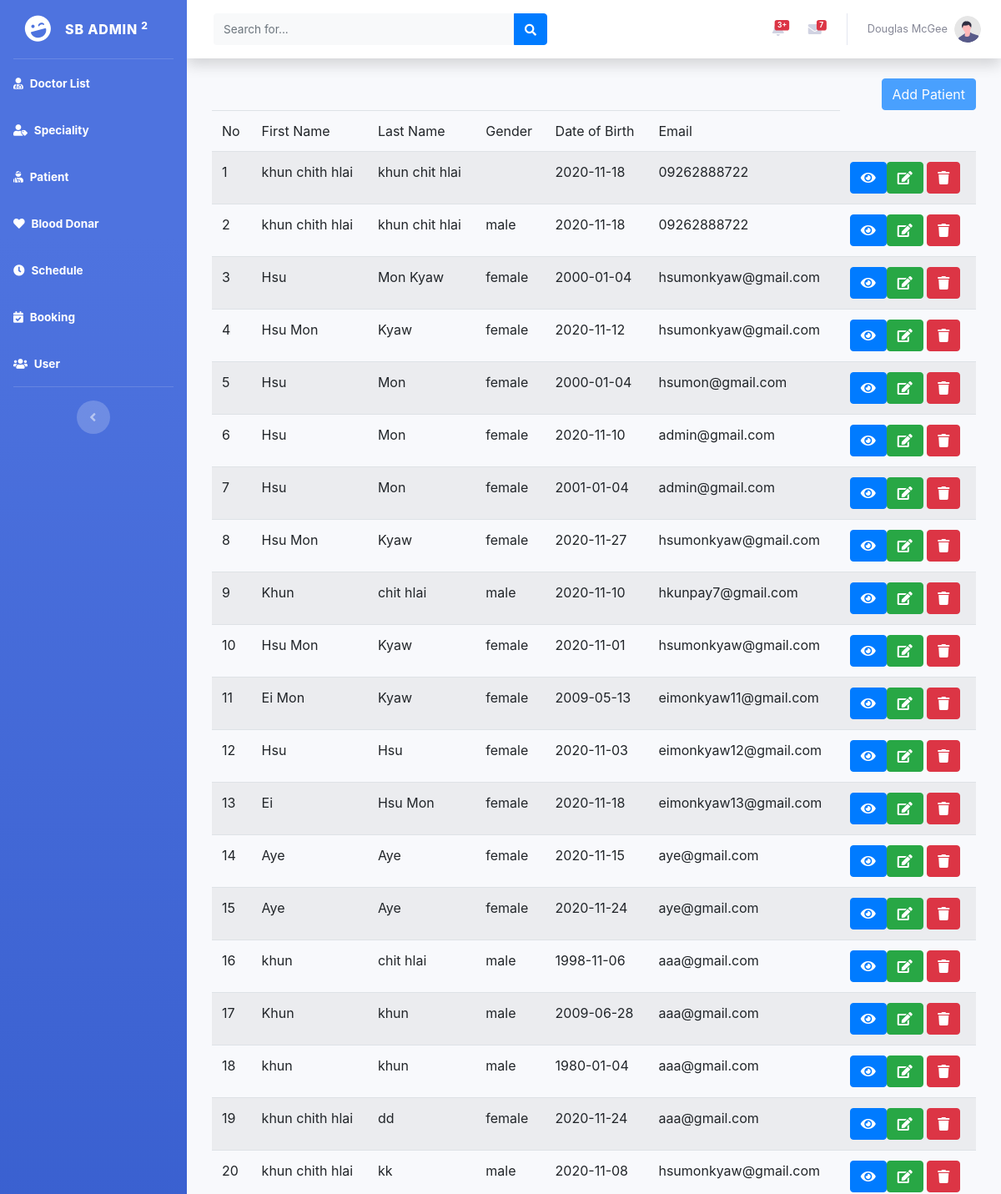
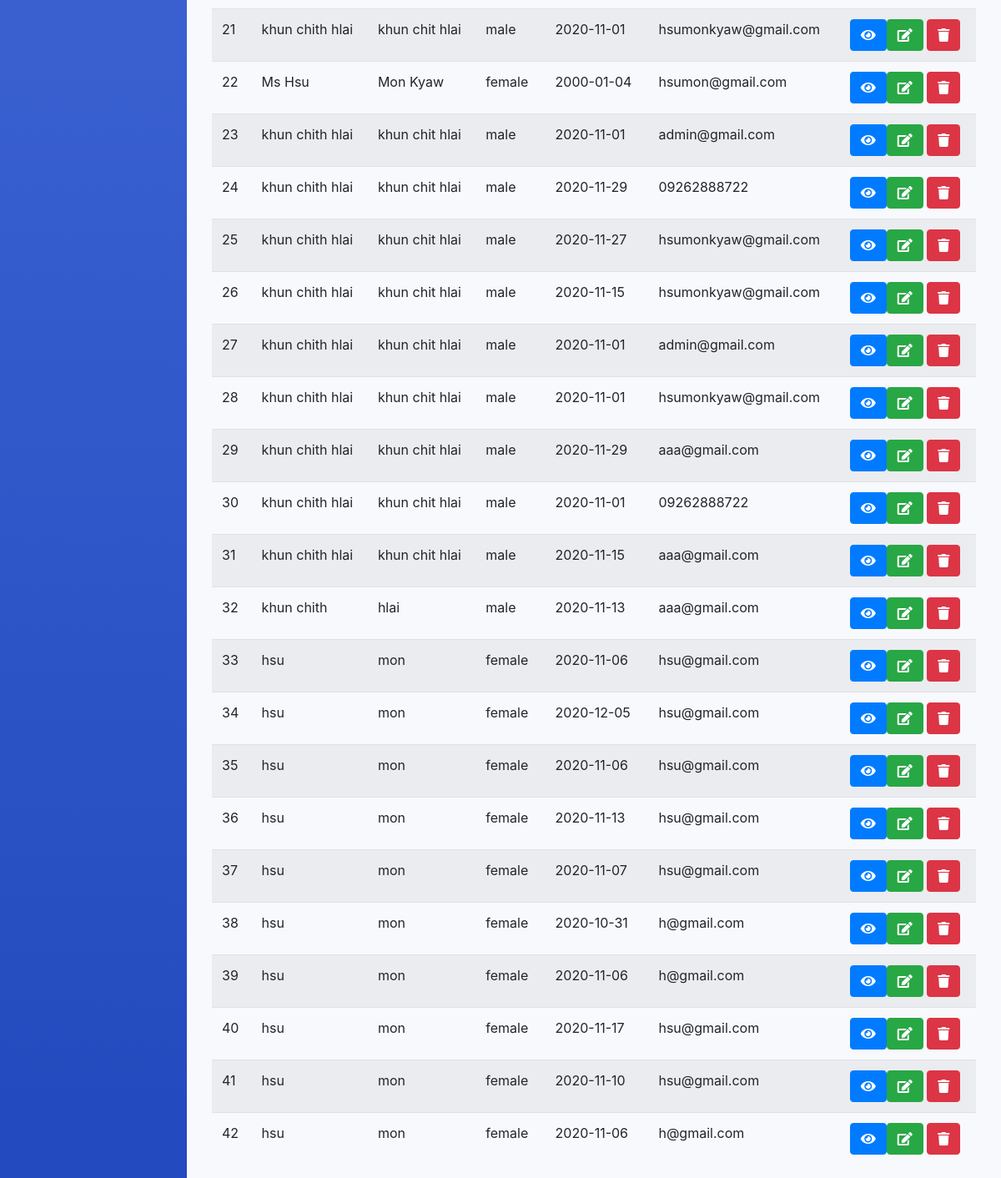
The app's page /backend/patientindex.php with its own data (2 pictures, top to bottom).
### tables this page shows
CREATE TABLE `patient` (
  `id` int(11) NOT NULL,
  `firstname` varchar(255) NOT NULL,
  `lastname` varchar(255) NOT NULL,
  `dob` varchar(255) NOT NULL,
  `gender` varchar(20) NOT NULL,
  `email` varchar(255) NOT NULL
);

### backend/include/dbconn.php (called while the page is built, shortened)
<?php
class Database
{
	private static $dbHost='localhost';
	private static $dbName='hospital';
	private static $dbUserName='root';
	private static $dbPassword='';
	private static $cont=null;
	public static function connect(){
	if (null== self::$cont) {
		try{
			self::$cont=new PDO("mysql:host=".self::$dbHost.";"."dbname=".self::$dbName,self::$dbUserName,self::$dbPassword);
		}
		catch (PDOException $e){
			die($e->getMessage());
		}
	}
	return self::$cont;
}
}
?>

### backend/model/patient.php (called while the page is built, shortened)
<?php
include_once('include/dbconn.php');
class Patient
{
	public function show(){
		$this->pdo=Database::connect();
		$this->pdo->setAttribute(PDO::ATTR_ERRMODE,PDO::ERRMODE_EXCEPTION);
		$sql="select * from patient";
		$stmt=$this->pdo->prepare($sql);
		$stmt -> execute();
		$results = $stmt -> fetchAll(PDO::FETCH_ASSOC);
		return $results;
}
}
?>

### backend/controller/patientcontroller.php (called while the page is built, shortened)
<?php
include_once('model/patient.php');
class PatientController extends Patient
{
	public function showPatient(){
		return $this->show();
	}
}
?>

### backend/patientindex.php (the view, shortened to what this page needs)
<!DOCTYPE html>
<html lang="en">
<head>
    <link href="vendor/fontawesome-free/css/all.min.css" rel="stylesheet" type="text/css">
    <link href="css/sb-admin-2.min.css" rel="stylesheet">
    <link rel="stylesheet" href="css/bootstrap.css">
</head>
<body id="page-top">
    <div id="wrapper">
        <ul class="navbar-nav bg-gradient-primary sidebar sidebar-dark accordion" id="accordionSidebar">
            <a class="sidebar-brand d-flex align-items-center justify-content-center" href="index.php">
                <div class="sidebar-brand-icon rotate-n-15">
                    <i class="fas fa-laugh-wink"></i>
                </div>
                <div class="sidebar-brand-text mx-3">SB Admin <sup>2</sup></div>
            </a>
            <hr class="sidebar-divider my-0">
            <li class="nav-item active">
                <a class="nav-link" href="doctorindex.php">
                    <i class="fas fa-user-md"></i>
                    <span>Doctor List</span></a>
            </li>
            <li class="nav-item active">
                <a class="nav-link" href="categoryindex.php">
                    <i class="fas fa-user-tag"></i>
                    <span>Speciality</span></a>
            </li>
            <li class="nav-item active">
                <a class="nav-link" href="patientindex.php">
                    <i class="fas fa-user-injured"></i>
                    <span>Patient</span></a>
            </li>
            <li class="nav-item active">
                <a class="nav-link" href="bloodindex.php">
                    <i class="fa fa-heart"></i>
                    <span>Blood Donar</span></a>
            </li>
            <li class="nav-item active">
                <a class="nav-link" href="scheduleindex.php">
                    <i class="fas fa-clock"></i>
                    <span>Schedule</span></a>
            </li>
            <li class="nav-item active">
                <a class="nav-link" href="bookingindex.php">
                <i class="fas fa-calendar-check"></i>
                    <span>Booking</span></a>
            </li>
            <li class="nav-item active">
                <a class="nav-link" href="bookingregindex.php">
                <i class="fas fa-users"></i>
                    <span>User</span></a>
            </li>
            <hr class="sidebar-divider d-none d-md-block">
            <div class="text-center d-none d-md-inline">
                <button class="rounded-circle border-0" id="sidebarToggle"></button>
            </div>
        </ul>
        <div id="content-wrapper" class="d-flex flex-column">
            <div id="content">
                <nav class="navbar navbar-expand navbar-light bg-white topbar mb-4 static-top shadow">
                    <form
                        class="d-none d-sm-inline-block form-inline mr-auto ml-md-3 my-2 my-md-0 mw-100 navbar-search">
                        <div class="input-group">
                            <input type="text" class="form-control bg-light border-0 small" placeholder="Search for..."
                                aria-label="Search" aria-describedby="basic-addon2">
                            <div class="input-group-append">
                                <button class="btn btn-primary" type="button">
                                    <i class="fas fa-search fa-sm"></i>
                                </button>
                            </div>
                        </div>
                    </form>
                    <ul class="navbar-nav ml-auto">
                        <li class="nav-item dropdown no-arrow mx-1">
                            <a class="nav-link dropdown-toggle" href="#" id="alertsDropdown" role="button"
                                data-toggle="dropdown" aria-haspopup="true" aria-expanded="false">
                                <span class="badge badge-danger badge-counter">3+</span>
                            </a>
                        </li>
                        <li class="nav-item dropdown no-arrow mx-1">
                            <a class="nav-link dropdown-toggle" href="#" id="messagesDropdown" role="button"
                                data-toggle="dropdown" aria-haspopup="true" aria-expanded="false">
                                <i class="fas fa-envelope fa-fw"></i>
                                <span class="badge badge-danger badge-counter">7</span>
                            </a>
                        </li>
                        <li class="nav-item dropdown no-arrow">
                            <a class="nav-link dropdown-toggle" href="#" id="userDropdown" role="button"
                                data-toggle="dropdown" aria-haspopup="true" aria-expanded="false">
                                <span class="mr-2 d-none d-lg-inline text-gray-600 small">Douglas McGee</span>
                                <img class="img-profile rounded-circle"
                                    src="img/undraw_profile.svg">
                            </a>
                        </li>
                    </ul>
                </nav>
                <div class="container-fluid">
                <?php
include_once("controller/patientcontroller.php");
$patientController=new PatientController();
$results=$patientController->showPatient();
?>
<div class="container">
<div class='float-right' style="opacity: 0.7;">
    <a href='addpatient.php' class='btn btn-primary pull-right'>Add Patient</a>
</div>
 <table class="table table-striped">
<thead>
<tr>
<td>No</td>
<td>First Name</td>
<td>Last Name</td>
<td>Gender</td>
<td>Date of Birth</td>
<td>Email</td>
</tr>
</thead>
<tbody>
<?php
$i=1;
foreach($results as $result)
{
 ?>
<tr>
<td><?php echo $i++?> </td>
<td><?php echo $result['firstname'];?> </td>
<td><?php echo $result['lastname'];?> </td>
<td><?php echo $result['gender'];?> </td>
<td><?php echo $result['dob'];?> </td>
<td><?php echo $result['email'];?> </td>
<td><a class="btn btn-primary" href="patientview.php?id=<?php echo $result['id'];?>" ><i class="fa fa-eye"></i></a><a class="btn btn-success" href="patientedit.php?id=<?php echo $result['id'];?>"><i class="fa fa-edit"></i></a> <a class="btn btn-danger" onclick="return deleteuser(<?php echo $result['id'];?>);"><i class="fa fa-trash"></i></a></td>
</tr>
<?php
}
?>
</tbody>
</table>
</div>
                    </div>
                </div>
            </div>
        </div>
</body>
</html>

### records on screen
patient: firstname "khun chith hlai", lastname "khun chit hlai", dob "2020-11-18", email "09262888722"
patient: firstname "khun chith hlai", lastname "khun chit hlai", gender "male", dob "2020-11-18", email "09262888722"
patient: firstname "Hsu", lastname "Mon Kyaw", gender "female", dob "2000-01-04", email "hsumonkyaw@gmail.com"
patient: firstname "Hsu Mon", lastname "Kyaw", gender "female", dob "2020-11-12", email "hsumonkyaw@gmail.com"
patient: firstname "Hsu", lastname "Mon", gender "female", dob "2000-01-04", email "hsumon@gmail.com"
patient: firstname "Hsu", lastname "Mon", gender "female", dob "2020-11-10", email "admin@gmail.com"
patient: firstname "Hsu", lastname "Mon", gender "female", dob "2001-01-04", email "admin@gmail.com"
patient: firstname "Hsu Mon", lastname "Kyaw", gender "female", dob "2020-11-27", email "hsumonkyaw@gmail.com"
patient: firstname "Khun", lastname "chit hlai", gender "male", dob "2020-11-10", email "hkunpay7@gmail.com"
patient: firstname "Hsu Mon", lastname "Kyaw", gender "female", dob "2020-11-01", email "hsumonkyaw@gmail.com"
patient: firstname "Ei Mon", lastname "Kyaw", gender "female", dob "2009-05-13", email "eimonkyaw11@gmail.com"
patient: firstname "Hsu", lastname "Hsu", gender "female", dob "2020-11-03", email "eimonkyaw12@gmail.com"
patient: firstname "Ei", lastname "Hsu Mon", gender "female", dob "2020-11-18", email "eimonkyaw13@gmail.com"
patient: firstname "Aye", lastname "Aye", gender "female", dob "2020-11-15", email "aye@gmail.com"
patient: firstname "Aye", lastname "Aye", gender "female", dob "2020-11-24", email "aye@gmail.com"
patient: firstname "khun", lastname "chit hlai", gender "male", dob "1998-11-06", email "aaa@gmail.com"
patient: firstname "Khun", lastname "khun", gender "male", dob "2009-06-28", email "aaa@gmail.com"
patient: firstname "khun", lastname "khun", gender "male", dob "1980-01-04", email "aaa@gmail.com"
patient: firstname "khun chith hlai", lastname "dd", gender "female", dob "2020-11-24", email "aaa@gmail.com"
patient: firstname "khun chith hlai", lastname "kk", gender "male", dob "2020-11-08", email "hsumonkyaw@gmail.com"
patient: firstname "khun chith hlai", lastname "khun chit hlai", gender "male", dob "2020-11-01", email "hsumonkyaw@gmail.com"
patient: firstname "Ms Hsu", lastname "Mon Kyaw", gender "female", dob "2000-01-04", email "hsumon@gmail.com"
patient: firstname "khun chith hlai", lastname "khun chit hlai", gender "male", dob "2020-11-01", email "admin@gmail.com"
patient: firstname "khun chith hlai", lastname "khun chit hlai", gender "male", dob "2020-11-29", email "09262888722"
patient: firstname "khun chith hlai", lastname "khun chit hlai", gender "male", dob "2020-11-27", email "hsumonkyaw@gmail.com"
patient: firstname "khun chith hlai", lastname "khun chit hlai", gender "male", dob "2020-11-15", email "hsumonkyaw@gmail.com"
patient: firstname "khun chith hlai", lastname "khun chit hlai", gender "male", dob "2020-11-01", email "admin@gmail.com"
patient: firstname "khun chith hlai", lastname "khun chit hlai", gender "male", dob "2020-11-01", email "hsumonkyaw@gmail.com"
patient: firstname "khun chith hlai", lastname "khun chit hlai", gender "male", dob "2020-11-29", email "aaa@gmail.com"
patient: firstname "khun chith hlai", lastname "khun chit hlai", gender "male", dob "2020-11-01", email "09262888722"
patient: firstname "khun chith hlai", lastname "khun chit hlai", gender "male", dob "2020-11-15", email "aaa@gmail.com"
patient: firstname "khun chith", lastname "hlai", gender "male", dob "2020-11-13", email "aaa@gmail.com"
patient: firstname "hsu", lastname "mon", gender "female", dob "2020-11-06", email "hsu@gmail.com"
patient: firstname "hsu", lastname "mon", gender "female", dob "2020-12-05", email "hsu@gmail.com"
patient: firstname "hsu", lastname "mon", gender "female", dob "2020-11-06", email "hsu@gmail.com"
patient: firstname "hsu", lastname "mon", gender "female", dob "2020-11-13", email "hsu@gmail.com"
patient: firstname "hsu", lastname "mon", gender "female", dob "2020-11-07", email "hsu@gmail.com"
patient: firstname "hsu", lastname "mon", gender "female", dob "2020-10-31", email "h@gmail.com"
patient: firstname "hsu", lastname "mon", gender "female", dob "2020-11-06", email "h@gmail.com"
patient: firstname "hsu", lastname "mon", gender "female", dob "2020-11-17", email "hsu@gmail.com"
patient: firstname "hsu", lastname "mon", gender "female", dob "2020-11-10", email "hsu@gmail.com"
patient: firstname "hsu", lastname "mon", gender "female", dob "2020-11-06", email "h@gmail.com"
